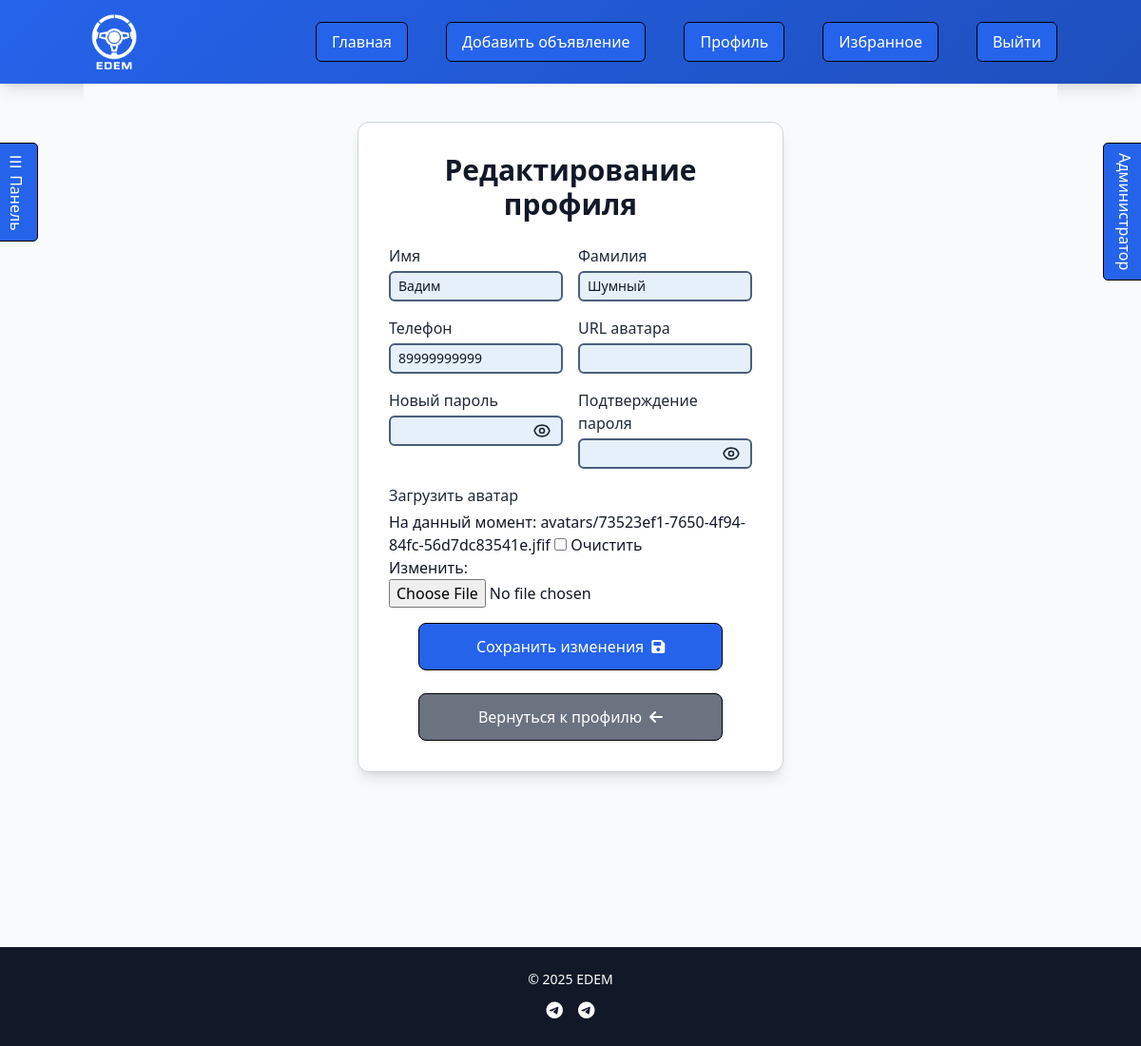
Screenshot of /edit_profile/ (signed in) with the database file from the repository.
### cars/models.py (models this page shows, shortened)
class User(AbstractBaseUser, PermissionsMixin):
    username = models.CharField(max_length=150, unique=True)
    email = models.EmailField(unique=True)
    phone = models.CharField(max_length=15, blank=True, null=True, validators=[
        MinLengthValidator(11, message="Phone number must be at least 11 digits"),
    ])
    first_name = models.CharField(max_length=30, blank=True, null=True)
    last_name = models.CharField(max_length=30, blank=True, null=True)
    company_name = models.CharField(max_length=100, blank=True)
    date_joined = models.DateTimeField(default=timezone.now)
    avatar_url = models.URLField(blank=True, null=True)
    avatar_file = models.ImageField(upload_to='avatars/', blank=True, null=True)
    balance = models.DecimalField(max_digits=12, decimal_places=2, default=0, validators=[MinValueValidator(0)])
    is_active = models.BooleanField(default=True)
    is_staff = models.BooleanField(default=False)
    is_verified = models.BooleanField(default=False)
    block_reason = models.TextField(blank=True, null=True)
    objects = CustomUserManager()
    USERNAME_FIELD = 'username'
    REQUIRED_FIELDS = ['email']
    class Meta:
        db_table = 'Users'
        verbose_name = _('user')
        verbose_name_plural = _('users')

### cars/views.py (the view)
# urls.py: path('edit_profile/', views.edit_profile, name='edit_profile'),
@login_required
@never_cache
def edit_profile(request):
    if request.method == 'POST':
        form = UserProfileForm(request.POST, request.FILES, instance=request.user)
        if form.is_valid():
            user = form.save(commit=False)
            if not user.date_joined:
                user.date_joined = timezone.now()
            password = form.cleaned_data.get('password')
            if password:
                user.set_password(password)
            user.save()
            update_session_auth_hash(request, user)
            cache.delete(f'profile_{request.user.id}')
            messages.success(request, 'Профиль успешно обновлён!')
            return redirect('profile')
    else:
        form = UserProfileForm(instance=request.user)
    unread_deals_count = get_unread_deals_count(request.user)
    return render(request, 'edit_profile.html', {
        'form': form,
        'unread_deals_count': unread_deals_count
    })

### cars/forms.py (shortened to what this page needs)
class UserProfileForm(forms.ModelForm):
    avatar_file = forms.ImageField(
        label='Загрузить аватар',
        required=False,
        widget=forms.ClearableFileInput()
    )
    password = forms.CharField(widget=forms.PasswordInput, label='Новый пароль', required=False)
    confirm_password = forms.CharField(widget=forms.PasswordInput, label='Подтверждение пароля', required=False)
    def __init__(self, *args, **kwargs):
        super().__init__(*args, **kwargs)
        self.fields['avatar_url'].widget.attrs['autocomplete'] = 'off'
        self.fields['password'].widget.attrs['autocomplete'] = 'off'
    class Meta:
        model = User
        fields = ('first_name', 'last_name', 'phone', 'avatar_url', 'avatar_file')
        labels = {
            'first_name': 'Имя',
            'last_name': 'Фамилия',
            'phone': 'Телефон',
            'avatar_url': 'URL аватара',
        }

### cars/views.py (called while the page is built)
def get_unread_deals_count(user):
    if not user.is_authenticated:
        return 0
    buyer_requests = PurchaseRequest.objects.filter(buyer=user).order_by('-request_date')
    seller_requests = PurchaseRequest.objects.filter(seller=user).order_by('-request_date')
    unread_purchases_count = buyer_requests.filter(is_read=False, status__in=['Одобрено', 'Отклонено']).count()
    unread_sales_count = seller_requests.filter(is_read=False, status='В ожидании').count()
    return unread_purchases_count + unread_sales_count

### templates/edit_profile.html (shortened to what this page needs)
{% extends 'base.html' %}
{% block content %}
<div class="max-w-md mx-auto rounded-xl shadow-lg p-4 sm:p-6 md:p-8 fade-in" style="background-color: var(--card-bg); border: 1px solid var(--border-color);">
    <h2 class="text-xl sm:text-2xl md:text-3xl font-extrabold mb-4 sm:mb-6 text-center" style="color: var(--text-color);">Редактирование профиля</h2>
    <form method="post" enctype="multipart/form-data" class="space-y-4">
        <div class="grid grid-cols-1 sm:grid-cols-2 gap-4">
            <div>
                <label for="{{ form.first_name.id_for_label }}" class="block text-sm sm:text-base font-medium mb-1" style="color: var(--secondary-color);">{{ form.first_name.label }}</label>
                {{ form.first_name }}
            </div>
            <div>
                <label for="{{ form.last_name.id_for_label }}" class="block text-sm sm:text-base font-medium mb-1" style="color: var(--secondary-color);">{{ form.last_name.label }}</label>
                {{ form.last_name }}
            </div>
            <div>
                <label for="{{ form.phone.id_for_label }}" class="block text-sm sm:text-base font-medium mb-1" style="color: var(--secondary-color);">{{ form.phone.label }}</label>
                {{ form.phone }}
            </div>
            <div>
                <label for="{{ form.avatar_url.id_for_label }}" class="block text-sm sm:text-base font-medium mb-1" style="color: var(--secondary-color);">{{ form.avatar_url.label }}</label>
                {{ form.avatar_url }}
            </div>
            <div>
                <label for="{{ form.password.id_for_label }}" class="block text-sm sm:text-base font-medium mb-1" style="color: var(--secondary-color);">{{ form.password.label }}</label>
                <div class="relative">
                    {{ form.password }}
                    <a type="button" id="togglePassword" class="absolute inset-y-0 right-0 pr-3 flex items-center cursor-pointer group" style="color: var(--secondary-color);">
                    </a>
                </div>
            </div>
            <div>
                <label for="{{ form.confirm_password.id_for_label }}" class="block text-sm sm:text-base font-medium mb-1" style="color: var(--secondary-color);">{{ form.confirm_password.label }}</label>
                <div class="relative">
                    {{ form.confirm_password }}
                    <a type="button" id="toggleConfirmPassword" class="absolute inset-y-0 right-0 pr-3 flex items-center cursor-pointer group" style="color: var(--secondary-color);">
                    </a>
                </div>
            </div>
            <div class="sm:col-span-2">
                <label for="{{ form.avatar_file.id_for_label }}" class="block text-sm sm:text-base font-medium mb-1" style="color: var(--secondary-color);">{{ form.avatar_file.label }}</label>
                {{ form.avatar_file }}
            </div>
        </div>
        <div class="flex flex-col gap-6 items-center">
            <button type="submit"
                    class="w-full max-w-xs px-4 sm:px-5 py-2 sm:py-3 rounded-lg text-sm sm:text-base border border-black hover:opacity-90 transition-all cursor-pointer text-center"
                    style="background-color: var(--btn-bg); color: var(--btn-text);">
                <span class="flex items-center justify-center">
                    <span>Сохранить изменения</span>
                    <i class="fas fa-save ml-2"></i>
                </span>
            </button>
            <a href="{% url 'profile' %}"
               class="w-full max-w-xs px-4 sm:px-5 py-2 sm:py-3 rounded-lg text-sm sm:text-base border border-black hover:opacity-90 transition-all cursor-pointer text-center"
               style="background-color: #6b7280; color: white;">
                <span class="flex items-center justify-center">
                    <span>Вернуться к профилю</span>
                    <i class="fas fa-arrow-left ml-2"></i>
                </span>
            </a>
        </div>
    </form>
</div>
{% endblock %}

### static/css/style.css (style rules this page uses)
:root { --primary-bg: #f8f9fa;--primary-text: #343a40;--card-bg: #ffffff;--card-text: #343a40;--border-color: #dee2e6 }

### templates/base.html (style rules this page uses)
:root { --background-color: #f9fafb; --text-color: #111827; --primary-color: #2563eb; --secondary-color: #1f2937; --border-color: #d1d5db; --input-bg: #e6f0fa; --input-border: #4b5e7d; --input-text: #111827; --shadow-color: rgba(0, 0, 0, 0.1); --header-bg-start: #2563eb; --header-bg-end: #1e40af; --footer-bg: #1f2937; --footer-text: #e5e7eb; --nav-link-color: #ffffff; --nav-link-hover: #fbbf24; --nav-border: #ffffff; --sidebar-bg: #1a202c; --sidebar-text: #e5e7eb; --card-bg: #ffffff; --card-text: #111827; --message-bg: #ffffff; --message-text: #111827; --btn-bg: #2563eb; --btn-text: #ffffff; --btn-border: #000000; --btn-hover: #1e40af; --color-blue: #2563eb; --color-black: #1f2937; --color-gray: #6b7280; --color-yellow: #f59e0b; --color-green: #16a34a; --color-purple: #7c3aed; }
html, body { height: 100%; margin: 0; }
body { display: flex; flex-direction: column; min-height: 100vh; background-color: var(--background-color); color: var(--text-color); font-family: sans-serif; }
button, input[type="submit"], input[type="button"], .btn, .carousel-button, .scroll-to-top, .sidebar-tab, .admin-tab, nav a, .nav-links a { background-color: var(--btn-bg) !important; color: var(--btn-text); border: 1px solid var(--btn-border); padding: 0.5rem 1rem; border-radius: 0.375rem; text-decoration: none; transition: background-color 0.3s ease; cursor: pointer; }
.fade-in { animation: fadeIn 0.5s ease-in; }
input[type="text"], input[type="email"], input[type="tel"], input[type="password"], input[type="number"], input[type="url"], select, textarea { width: 100%; padding: 0.25rem 0.5rem; background-color: var(--input-bg); border: 2px solid var(--input-border); border-radius: 0.375rem; outline: none; font-size: 0.875rem; line-height: 1.25rem; transition: border-color 0.3s, box-shadow 0.3s; height: auto; color: var(--input-text); }

### rows the page displays
User: first_name "Вадим", last_name "Шумный", phone "89999999999"
